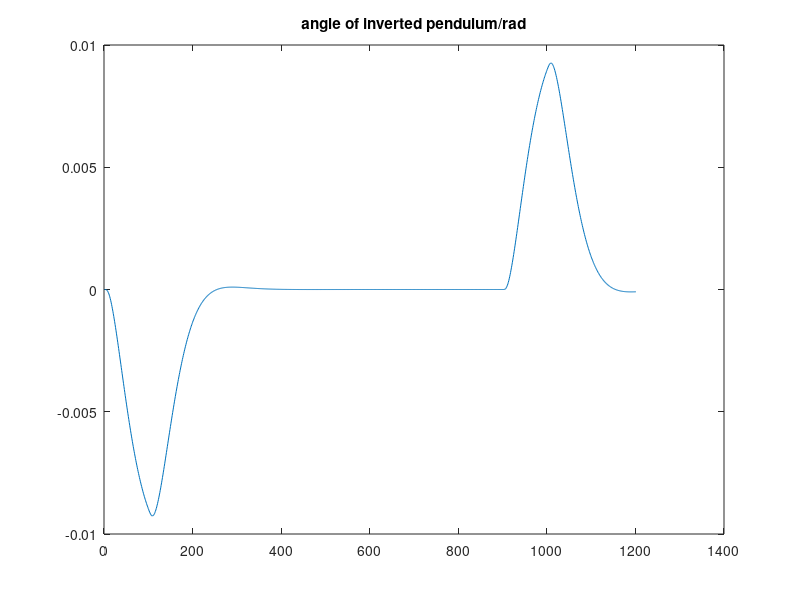
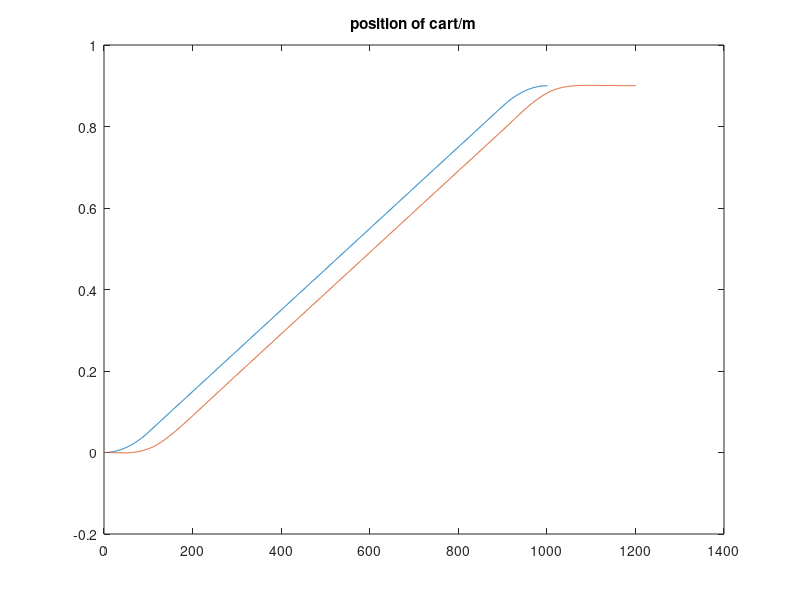

Here is the MATLAB script that generated these plots, in order:
%% Inverted Pendulum with Animation
% 
% This example shows how to model an inverted pendulum.  The animation is created using MATLAB(R) Handle Graphics(R).  The animation block is a masked
% S-function.  For more information, use the context menu to look under the Animation block's mask
% and open the S-function for editing.

%% model
M = .5;                 % mass of the cart
m = 0.2;                % mass of the pendulum
b = 0.1;                % coefficient of friction for cart 
I = 0.006;              % mass moment of inertia of the pendulum
g = 9.8;                % gravity acceleration
l = 0.3;                % length to pendulum center of mass

dt = 0.01;              % control cycle

p = I*(M+m)+M*m*l^2;    %denominator for the A and B matrices

A = [0      1              0           0;
     0 -(I+m*l^2)*b/p  (m^2*g*l^2)/p   0;
     0      0              0           1;
     0 -(m*l*b)/p       m*g*l*(M+m)/p  0];
A1 = A * dt + eye(4);   % state transition matrix of discrete model
B = [     0;
     (I+m*l^2)/p;
          0;
        m*l/p];
B1 = B * dt;            % control matrix of discrete model
C = [1 0 0 0;           % measure matrix
     0 0 1 0];

D = [0;
     0];
C1 = eye(length(C));    % for simulation only
C2 = [0 0 1 0];         % for simulation only
D1 = zeros(size(B));    % for simulation only
%% control
Q = [5000 0 0 0;        % state weight matrix
     0 0.1 0 0;
     0 0 5000 0;
     0 0 0 0.1];
R = 0.1;                % control weight
[K,S,e] = lqr(A,B,Q,R); % sovle LQR


%% path
steps = 1000;
xr = zeros(4 , steps);  % reference state
ur = zeros(1,steps);    % reference control input
for i =1:steps          % generate reference state and control input
    if i <= 100
        v = i*0.001;
    elseif i> steps -100
        v = (steps - i) * 0.001;
    end
    ur(i) = v;
    xr(1,i+1) = xr(1,i) + v*dt;
end

%% simulation
steps_stabilize = 200;
x = [0 0 0 0]';              % init state
x_h = zeros(4,steps+steps_stabilize+1);         % records of state
x_h(:,1) = x;

for i=1:steps
    e = x - xr(:,i+1);          % error state of trajectory tracking control
    %e = x - [0 0 0 0]';        % state regulator
    u = -K*e;                   % calculate control input
    %e = A1*e + B1*u;
    x = A1*x + B1*(u+ur(i));    % get next state
    x_h(:,i+1) = x;
end

%% for stabilize the error of inverted pendulum caused by tracking
for i = 1:steps_stabilize
    e = x - xr(:,end);          % error state of trajectory tracking control
    u = -K*e;                   % calculate control input
    x = A1*x + B1*(u+ur(end));    % get next state
    x_h(:,steps+i+1) = x;
end
figure()
plot(x_h(3,:));
title('angle of inverted pendulum/rad');

figure()
plot(xr(1,:));
hold on
plot(x_h(1,:));
title('position of cart/m');
%open_system('penddemo');
%set_param('penddemo', 'StopTime', '10');
%sim('penddemo');